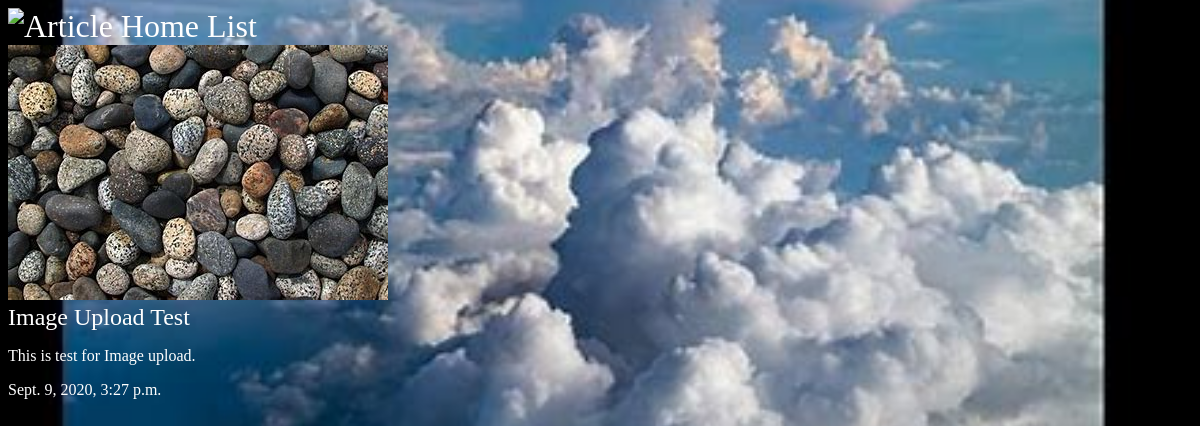
The page /articles/image_upload/ on the database its author committed.
### articles/models.py (models this page shows, shortened)
class Article(models.Model):
    title = models.CharField(max_length=100)
    slug = models.SlugField()
    body = models.TextField()
    date = models.DateTimeField(auto_now=True)
    thumbnail = models.ImageField(default='default.png',blank = True)

### articles/views.py (the view)
# urls.py: url(r'^(?P<slug>[\w-]+)/$',views.article_detail, name='detail'),
def article_detail(request,slug):
    article_for_detail = Article.objects.get(slug = slug)
    return render(request,'articles/article_detail.html',{'article_details': article_for_detail})

### articles/templates/articles/article_detail.html
{% extends 'base_layout.html' %}
{% block content %}
<div class="article-detail">
    <div class="article_details">
        <img src="{{article_details.thumbnail.url}}" />
        <h2>{{ article_details.title }}</h2>
        <p>{{ article_details.body }}</p>
        <p>{{ article_details.date }}</p>
    </div>
</div>
{% endblock %}

### assets/style.css (style rules this page uses)
body { background-color: #0f121f; background-image: url(/static/sky.png); background-position: center; background-repeat: no-repeat; background-size: cover; color: #fff; }
body * { font-family: Ubuntu; }
h1, h2, h3, h4, h5 { font-weight: normal; margin: 0; }

### rows shown on the page
Article: thumbnail (picture), title "Image Upload Test", body "This is test for Image upload.", date "Sept. 9, 2020, 3:27 p.m."
